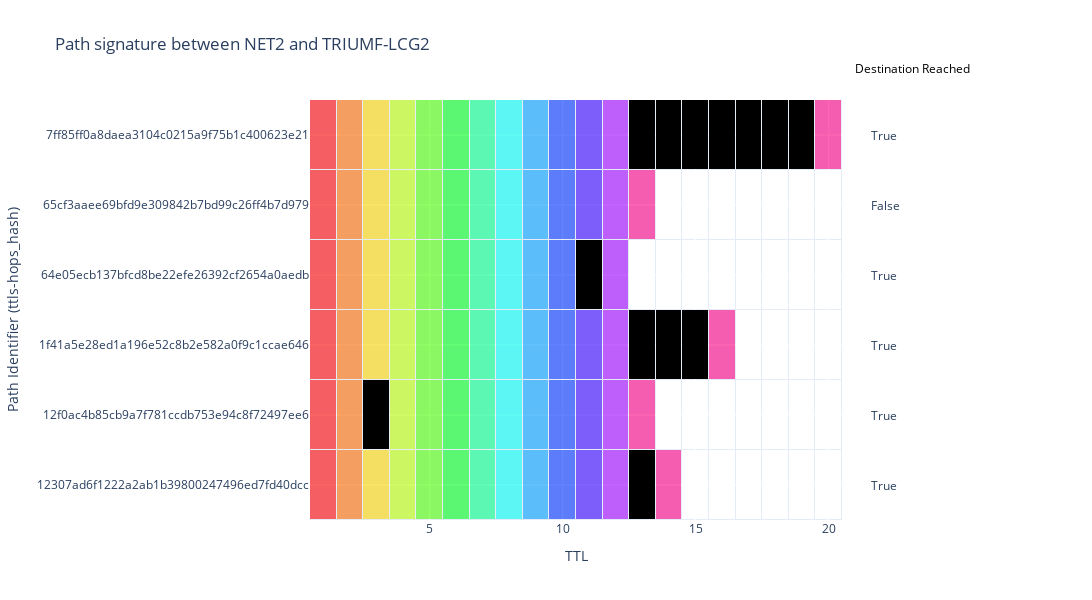

The cell this chart's notebook holds for it:
### Code cell
src, dest = filled_ipv4[filled_ipv4['router']=='unknown'][['src_site','dest_site']].drop_duplicates().sample(1).values.tolist()[0]
generate_plotly_heatmap_with_hover(filled_ipv4,  src, dest)

### Figure 1 — Plotly figure (JSON) as saved in the notebook; plotly's stock layout.template omitted (floating-point values rounded to 4 significant figures)
{"data": [{"colorscale": [[0, "#FFFFFF"], [0.07143, "rgba(255, 0, 0, 0.6)"], [0.1429, "rgba(255, 107, 0, 0.6)"], [0.2143, "rgba(255, 215, 0, 0.6)"], [0.2857, "rgba(187, 255, 0, 0.6)"], [0.3571, "rgba(79, 255, 0, 0.6)"], [0.4286, "rgba(0, 255, 27, 0.6)"], [0.5, "rgba(0, 255, 135, 0.6)"], [0.5714, "rgba(0, 255, 243, 0.6)"], [0.6429, "rgba(0, 159, 255, 0.6)"], [0.7143, "rgba(0, 51, 255, 0.6)"], [0.7857, "rgba(55, 0, 255, 0.6)"], [0.8571, "rgba(163, 0, 255, 0.6)"], [0.9286, "rgba(0, 0, 0, 1)"], [1, "rgba(255, 0, 131, 0.6)"]], "hoverinfo": "text", "showscale": false, "text": [["Router: 69.16.44.1", "Router: 198.124.81.4", "Router: 134.55.56.120", "Router: 134.55.57.40", "Router: 134.55.57.35", "Router: 134.55.56.96", "Router: 134.55.57.203", "Router: 134.55.57.22", "Router: 198.124.80.37", "Router: 198.124.80.38", "Router: 205.189.32.122", "Router: 205.189.32.123", "Router: unknown", "Router: 206.12.9.1", "Missing", "Missing", "Missing", "Missing", "Missing", "Missing"], ["Router: 69.16.44.1", "Router: 198.124.81.4", "Router: unknown", "Router: 134.55.57.40", "Router: 134.55.57.35", "Router: 134.55.56.96", "Router: 134.55.57.203", "Router: 134.55.57.22", "Router: 198.124.80.37", "Router: 198.124.80.38", "Router: 205.189.32.122", "Router: 205.189.32.123", "Router: 206.12.9.1", "Missing", "Missing", "Missing", "Missing", "Missing", "Missing", "Missing"], ["Router: 69.16.44.1", "Router: 198.124.81.4", "Router: 134.55.56.120", "Router: 134.55.57.40", "Router: 134.55.57.35", "Router: 134.55.56.96", "Router: 134.55.57.203", "Router: 134.55.57.22", "Router: 198.124.80.37", "Router: 198.124.80.38", "Router: 205.189.32.122", "Router: 205.189.32.123", "Router: unknown", "Router: unknown", "Router: unknown", "Router: 206.12.9.1", "Missing", "Missing", "Missing", "Missing"], ["Router: 69.16.44.1", "Router: 198.124.81.4", "Router: 134.55.56.120", "Router: 134.55.57.40", "Router: 134.55.57.35", "Router: 134.55.56.96", "Router: 134.55.57.203", "Router: 134.55.57.22", "Router: 198.124.80.37", "Router: 198.124.80.38", "Router: unknown", "Router: 205.189.32.123", "Missing", "Missing", "Missing", "Missing", "Missing", "Missing", "Missing", "Missing"], ["Router: 69.16.44.1", "Router: 198.124.81.4", "Router: 134.55.56.120", "Router: 134.55.57.40", "Router: 134.55.57.35", "Router: 134.55.56.96", "Router: 134.55.57.203", "Router: 134.55.57.22", "Router: 198.124.80.37", "Router: 198.124.80.38", "Router: 205.189.32.122", "Router: 205.189.32.123", "Router: 206.12.9.1", "Missing", "Missing", "Missing", "Missing", "Missing", "Missing", "Missing"], ["Router: 69.16.44.1", "Router: 198.124.81.4", "Router: 134.55.56.120", "Router: 134.55.57.40", "Router: 134.55.57.35", "Router: 134.55.56.96", "Router: 134.55.57.203", "Router: 134.55.57.22", "Router: 198.124.80.37", "Router: 198.124.80.38", "Router: 205.189.32.122", "Router: 205.189.32.123", "Router: unknown", "Router: unknown", "Router: unknown", "Router: unknown", "Router: unknown", "Router: unknown", "Router: unknown", "Router: 206.12.9.1"]], "type": "heatmap", "x": [1, 2, 3, 4, 5, 6, 7, 8, 9, 10, 11, 12, 13, 14, 15, 16, 17, 18, 19, 20], "xgap": 1, "y": ["12307ad6f1222a2ab1b39800247496ed7fd40dcc", "12f0ac4b85cb9a7f781ccdb753e94c8f72497ee6", "1f41a5e28ed1a196e52c8b2e582a0f9c1ccae646", "64e05ecb137bfcd8be22efe26392cf2654a0aedb", "65cf3aaee69bfd9e309842b7bd99c26ff4b7d979", "7ff85ff0a8daea3104c0215a9f75b1c400623e21"], "ygap": 1, "z": [[0, 1, 2, 3, 4, 5, 6, 7, 8, 9, 10, 11, 12, 13, -1, -1, -1, -1, -1, -1], [0, 1, 12, 3, 4, 5, 6, 7, 8, 9, 10, 11, 13, -1, -1, -1, -1, -1, -1, -1], [0, 1, 2, 3, 4, 5, 6, 7, 8, 9, 10, 11, 12, 12, 12, 13, -1, -1, -1, -1], [0, 1, 2, 3, 4, 5, 6, 7, 8, 9, 12, 11, -1, -1, -1, -1, -1, -1, -1, -1], [0, 1, 2, 3, 4, 5, 6, 7, 8, 9, 10, 11, 13, -1, -1, -1, -1, -1, -1, -1], [0, 1, 2, 3, 4, 5, 6, 7, 8, 9, 10, 11, 12, 12, 12, 12, 12, 12, 12, 13]], "zmax": 13, "zmin": -1}], "layout": {"annotations": [{"showarrow": false, "text": "True", "x": 1.05, "xanchor": "left", "xref": "paper", "y": 0, "yref": "y"}, {"showarrow": false, "text": "True", "x": 1.05, "xanchor": "left", "xref": "paper", "y": 1, "yref": "y"}, {"showarrow": false, "text": "True", "x": 1.05, "xanchor": "left", "xref": "paper", "y": 2, "yref": "y"}, {"showarrow": false, "text": "True", "x": 1.05, "xanchor": "left", "xref": "paper", "y": 3, "yref": "y"}, {"showarrow": false, "text": "False", "x": 1.05, "xanchor": "left", "xref": "paper", "y": 4, "yref": "y"}, {"showarrow": false, "text": "True", "x": 1.05, "xanchor": "left", "xref": "paper", "y": 5, "yref": "y"}, {"font": {"color": "black", "size": 12}, "showarrow": false, "text": "Destination Reached", "x": 1.02, "xanchor": "left", "xref": "x domain", "y": 1.1, "yref": "paper"}], "height": 600, "margin": {"r": 250}, "title": {"text": "Path signature between NET2 and TRIUMF-LCG2"}, "width": 1400, "xaxis": {"autorange": true, "range": [0.5, 20.5], "title": {"text": "TTL"}, "type": "linear"}, "yaxis": {"autorange": true, "range": [-0.5, 5.5], "title": {"text": "Path Identifier (ttls-hops_hash)"}, "type": "category"}}}
